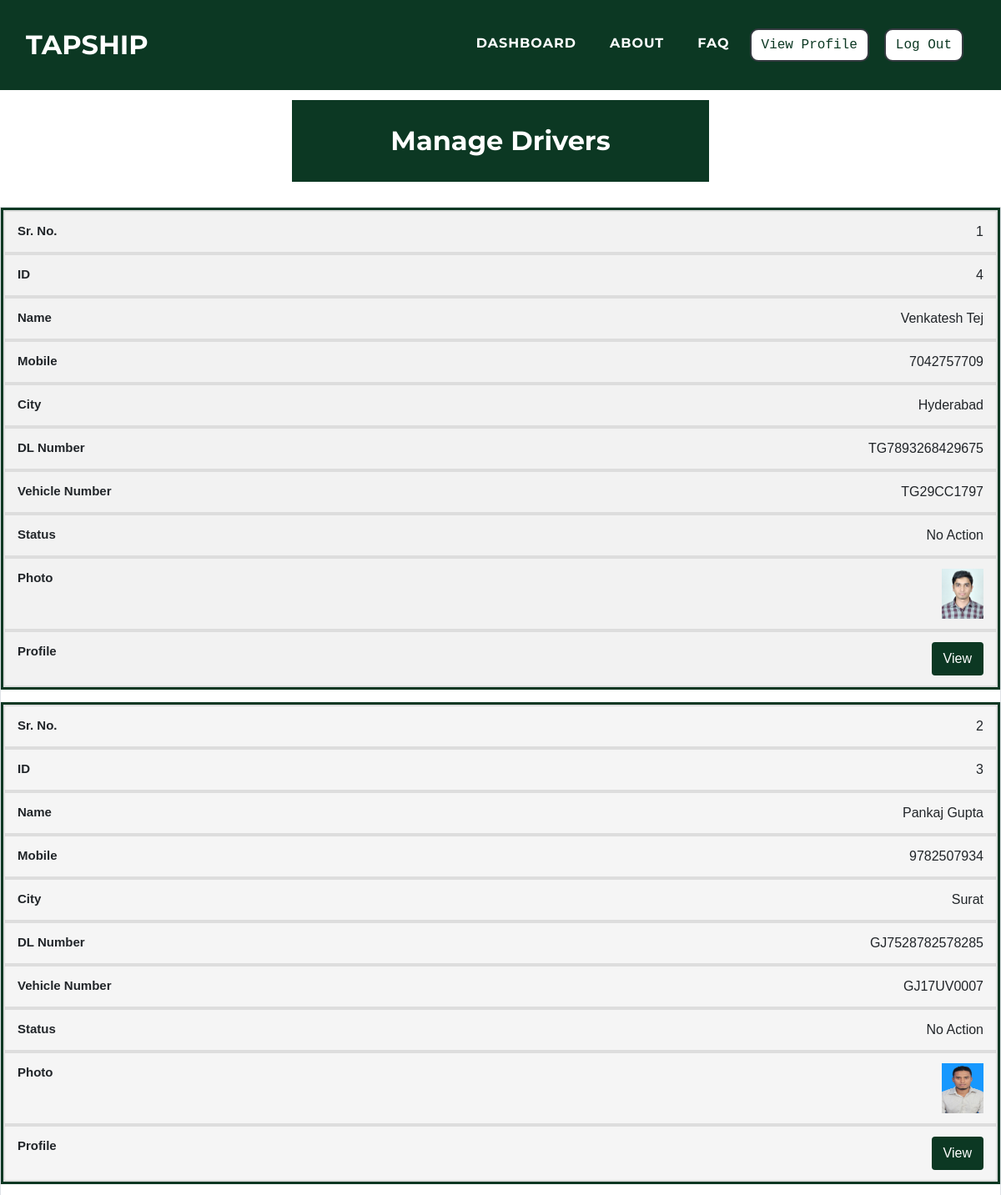
Page /admin/managedriver.php (signed in, upper part) on the earlier database version.
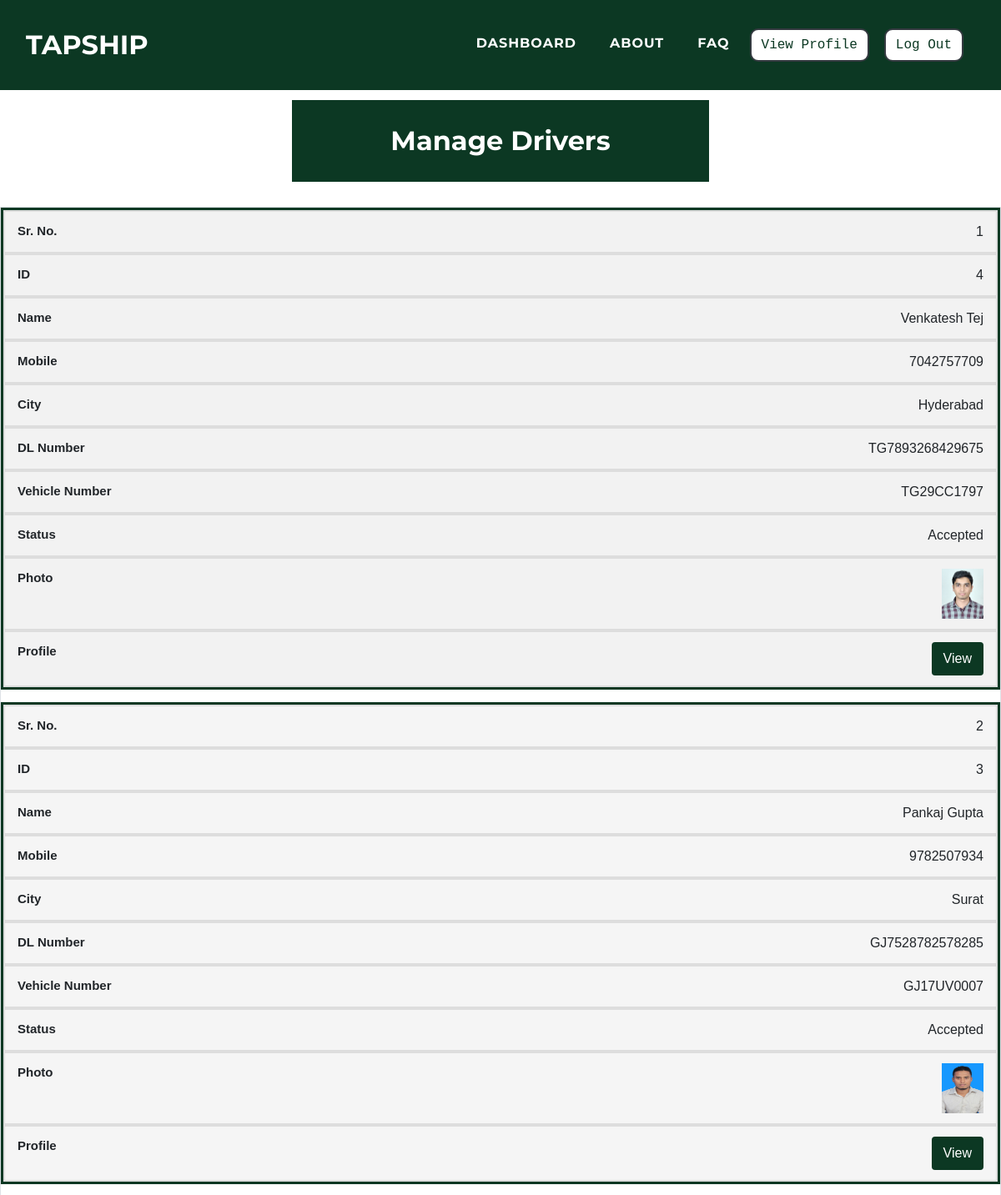
Same page on the later database version.
### tables this page shows
CREATE TABLE `driver` (
  `d_id` int(11) NOT NULL,
  `d_name` varchar(50) NOT NULL,
  `d_mobile` varchar(25) NOT NULL,
  `d_gender` varchar(25) NOT NULL,
  `d_age` varchar(10) NOT NULL,
  `d_street` varchar(50) NOT NULL,
  `d_city` varchar(25) NOT NULL,
  `d_state` varchar(25) NOT NULL,
  `d_pincode` varchar(10) NOT NULL,
  `d_aadhar` varchar(25) NOT NULL,
  `d_aadharpdf` varchar(100) NOT NULL,
  `d_pan` varchar(25) NOT NULL,
  `d_panpdf` varchar(100) NOT NULL,
  `d_photo` varchar(100) NOT NULL,
  `d_dlnumber` varchar(25) NOT NULL,
  `d_dlpdf` varchar(100) NOT NULL,
  `d_vehiclenumber` varchar(25) NOT NULL,
  `d_vehiclercpdf` varchar(100) NOT NULL,
  `d_lat` varchar(100) DEFAULT NULL,
  `d_long` varchar(100) DEFAULT NULL,
  `d_date` varchar(500) NOT NULL,
  `d_time` varchar(500) NOT NULL,
  `d_password` varchar(25) NOT NULL,
  `d_approve` varchar(10) NOT NULL,
  `d_tsv_otp` varchar(10) NOT NULL DEFAULT '',
  `d_tsv_validity` varchar(50) NOT NULL DEFAULT '',
  `d_temppass` varchar(50) NOT NULL DEFAULT ''
);

### admin/managedriver.php (the view, shortened to what the changed rows need)
<!DOCTYPE html>
<html>
<head>
    <link rel="stylesheet" href="../assets/bootstrap/css/bootstrap.min.css">
    <link rel="stylesheet" href="../assets/fonts/font-awesome.min.css">
    <link rel="stylesheet" href="../assets/fonts/ionicons.min.css">
    <link rel="stylesheet" href="../assets/css/Article-List.css">
    <link rel="stylesheet" href="../assets/css/Features-Boxed.css">
    <link rel="stylesheet" href="../assets/css/Footer-Dark.css">
    <link rel="stylesheet" href="../assets/css/Highlight-Blue.css">
    <link rel="stylesheet" href="https://cdnjs.cloudflare.com/ajax/libs/animate.css/3.5.2/animate.min.css">
    <link rel="stylesheet" href="https://cdnjs.cloudflare.com/ajax/libs/aos/2.2.0/aos.css">
    <link rel="stylesheet" href="../assets/css/Login-Form-Clean.css">
    <link rel="stylesheet" href="../assets/css/table-style.css" />
</head>
<body id="page-top">
    <div class="features-boxed">
        <div class="container-fluid" style="background: #ffffff;">
            <div class="intro" style="background: #0c3823;margin-top: 120px;margin-bottom: 30px;">
                <h2 class="text-center" data-aos="fade" style="color: rgb(255,255,255);padding: 30px;margin-bottom: 0px;">Manage Drivers</h2>
            </div>
        </div>
    </div>
    <table id="tabledata" class=" table table-striped table-hover table-bordered">
        <?php
         $con = mysqli_connect("localhost", "root", "", "tapship");
        $q = "select d_id, d_name, d_mobile, d_city, d_dlnumber, d_vehiclenumber, d_approve, d_photo from driver where d_id!=0 ORDER BY d_id DESC";
        $query = mysqli_query($con, $q);
        $c = 1;
        while ($res = mysqli_fetch_array($query)) {
        ?>
            <tr class="text-center">
                <td data-label="Sr. No."> <?php echo $c;
                                            $c += 1 ?> </td>
                <td data-label="ID"> <?php echo $res['d_id']; ?> </td>
                <td data-label="Name"> <?php echo $res['d_name'];  ?> </td>
                <td data-label="Mobile"> <?php echo $res['d_mobile'];  ?> </td>
                <td data-label="City"> <?php echo $res['d_city'];  ?> </td>
                <td data-label="DL Number"> <?php echo $res['d_dlnumber'];  ?> </td>
                <td data-label="Vehicle Number"> <?php echo $res['d_vehiclenumber'];  ?> </td>
                <td data-label="Status"> <?php if ($res['d_approve'] == "1") {
                                                echo "No Action";
                                            } else if ($res['d_approve'] == "2") {
                                                echo " Accepted";
                                            } else if ($res['d_approve'] == "3") {
                                                echo "Review";
                                            } else if ($res['d_approve'] == "4") {
                                                echo "Rejected";
                                            } else if ($res['d_approve'] == "5") {
                                                echo "Resubmitted";
                                            }  ?> </td>
                <td data-label="Photo"> <img src="../drivers/<?php echo $res['d_photo'];  ?>" width="50" height="60"> </td>
                <td data-label="Profile"> <button class="btn" style="background-color:#0c3823;"> <a href="driverprofile.php?d_mobile=<?php echo $res['d_mobile']; ?>" class="text-white"> View </a> </button> </td>
            </tr>
        <?php
        }
        ?>
    </table>
</body>
</html>

Differences in the rows shown:
changed driver "Venkatesh Tej": d_approve "No Action" → "Accepted"
changed driver "Pankaj Gupta": d_approve "No Action" → "Accepted"
